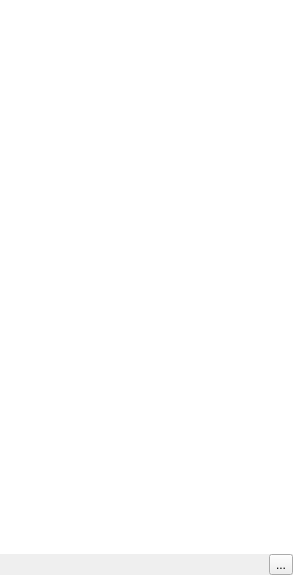
<?xml version="1.0" encoding="UTF-8"?>
<ui version="4.0">
 <class>FolderAsWorkspaceDock</class>
 <widget class="QDockWidget" name="FolderAsWorkspaceDock">
  <property name="geometry">
   <rect>
    <x>0</x>
    <y>0</y>
    <width>293</width>
    <height>575</height>
   </rect>
  </property>
  <property name="windowTitle">
   <string>Folder as Workspace</string>
  </property>
  <widget class="QWidget" name="dockWidgetContents">
   <layout class="QVBoxLayout" name="verticalLayout">
    <property name="spacing">
     <number>0</number>
    </property>
    <property name="leftMargin">
     <number>0</number>
    </property>
    <property name="topMargin">
     <number>0</number>
    </property>
    <property name="rightMargin">
     <number>0</number>
    </property>
    <property name="bottomMargin">
     <number>0</number>
    </property>
    <item>
     <widget class="ExplorerTreeView" name="treeView">
      <property name="frameShape">
       <enum>QFrame::NoFrame</enum>
      </property>
      <property name="indentation">
       <number>15</number>
      </property>
      <property name="rootIsDecorated">
       <bool>true</bool>
      </property>
      <property name="uniformRowHeights">
       <bool>true</bool>
      </property>
      <property name="sortingEnabled">
       <bool>true</bool>
      </property>
      <property name="animated">
       <bool>false</bool>
      </property>
      <property name="allColumnsShowFocus">
       <bool>true</bool>
      </property>
      <attribute name="headerVisible">
       <bool>true</bool>
      </attribute>
      <attribute name="headerShowSortIndicator" stdset="0">
       <bool>true</bool>
      </attribute>
      <attribute name="headerStretchLastSection">
       <bool>false</bool>
      </attribute>
     </widget>
    </item>
    <item>
     <layout class="QHBoxLayout" name="horizontalLayout">
      <property name="spacing">
       <number>0</number>
      </property>
      <item>
       <spacer name="horizontalSpacer">
        <property name="orientation">
         <enum>Qt::Horizontal</enum>
        </property>
        <property name="sizeHint" stdset="0">
         <size>
          <width>40</width>
          <height>20</height>
         </size>
        </property>
       </spacer>
      </item>
      <item>
       <widget class="QToolButton" name="toolButton">
        <property name="text">
         <string>...</string>
        </property>
        <property name="arrowType">
         <enum>Qt::NoArrow</enum>
        </property>
       </widget>
      </item>
     </layout>
    </item>
   </layout>
  </widget>
  <action name="actionShowSize">
   <property name="checkable">
    <bool>true</bool>
   </property>
   <property name="text">
    <string>Size</string>
   </property>
   <property name="menuRole">
    <enum>QAction::NoRole</enum>
   </property>
  </action>
  <action name="actionShowType">
   <property name="checkable">
    <bool>true</bool>
   </property>
   <property name="text">
    <string>Type</string>
   </property>
   <property name="menuRole">
    <enum>QAction::NoRole</enum>
   </property>
  </action>
  <action name="actionShowDateModified">
   <property name="checkable">
    <bool>true</bool>
   </property>
   <property name="text">
    <string>Date Modified</string>
   </property>
   <property name="menuRole">
    <enum>QAction::NoRole</enum>
   </property>
  </action>
  <action name="actionShowHidden">
   <property name="checkable">
    <bool>true</bool>
   </property>
   <property name="text">
    <string>Hidden</string>
   </property>
   <property name="menuRole">
    <enum>QAction::NoRole</enum>
   </property>
  </action>
 </widget>
 <customwidgets>
  <customwidget>
   <class>ExplorerTreeView</class>
   <extends>QTreeView</extends>
   <header>ExplorerTreeView.h</header>
  </customwidget>
 </customwidgets>
 <resources>
  <include location="../resources.qrc"/>
 </resources>
 <connections/>
</ui>
